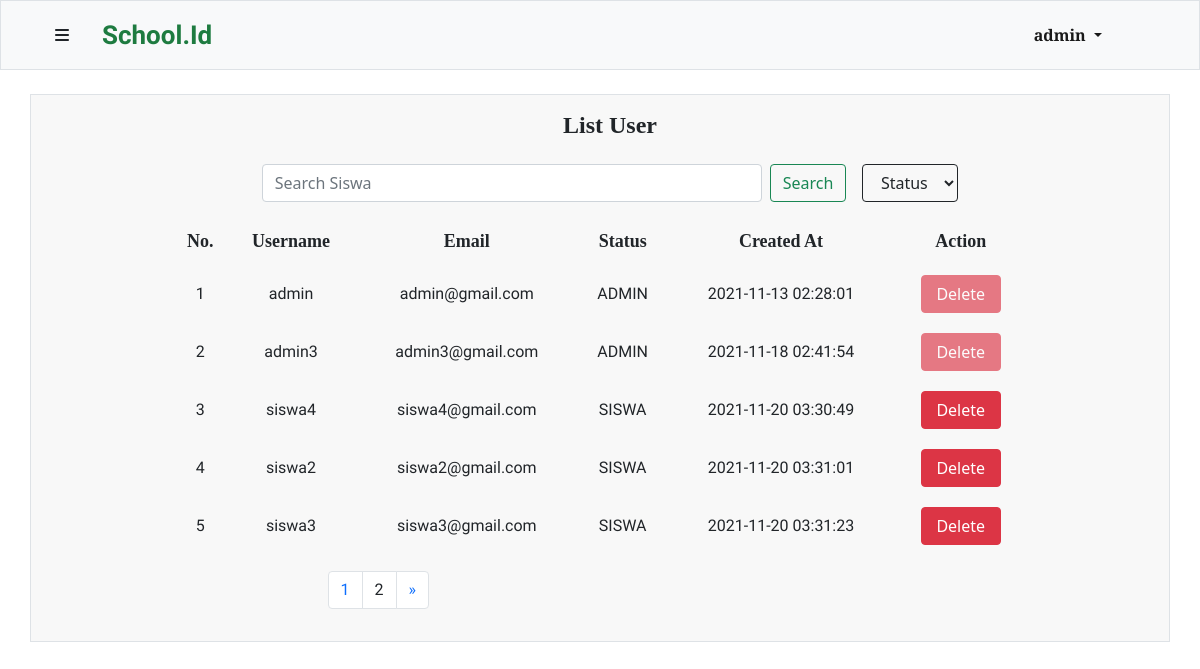
The page /php/user.php (signed in) on the database as committed earlier.
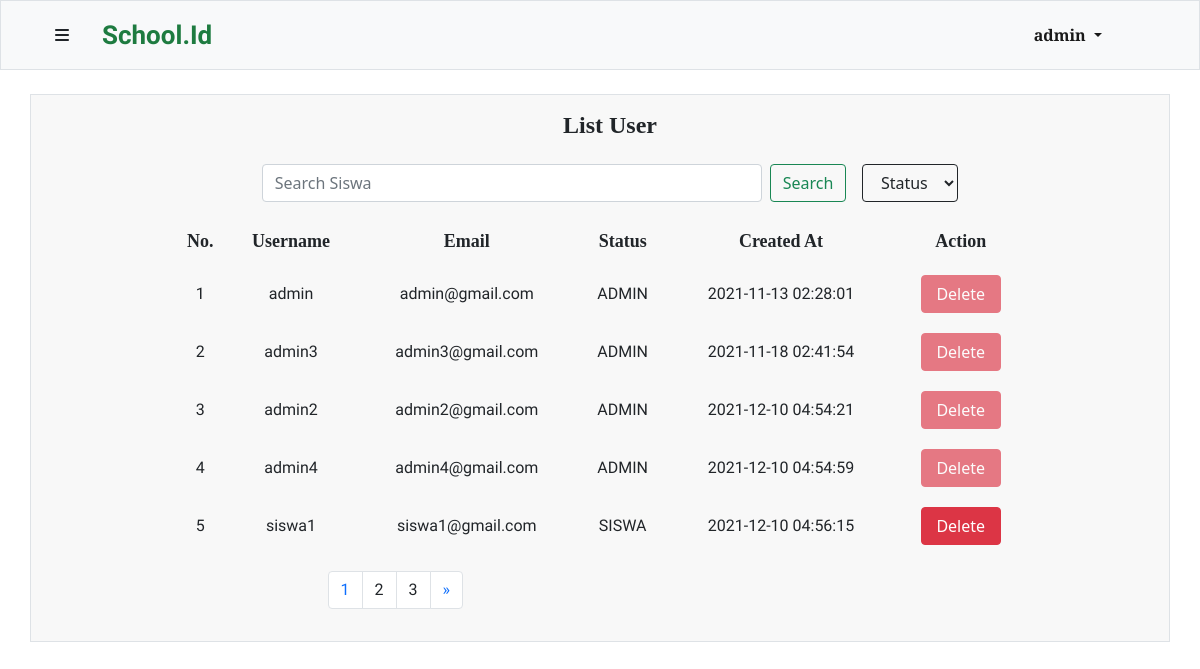
The same page on the database as committed later.
### tables this page shows
CREATE TABLE `user` (
  `id` int(10) UNSIGNED NOT NULL,
  `username` varchar(100) NOT NULL,
  `password` varchar(200) NOT NULL,
  `email` varchar(200) NOT NULL,
  `status` enum('ADMIN','GURU','SISWA') DEFAULT NULL,
  `Created_at` timestamp NOT NULL DEFAULT current_timestamp()
);

### php/function.php (called while the page is built, shortened)
<?php
$connection = mysqli_connect("localhost","root","","tubes");
function show($query) {
    global $connection;
    $box = [];
    $result = mysqli_query($connection, $query);
    while($row = mysqli_fetch_assoc($result)) {
        $box[] = $row;
    }
    return $box;
}
?>

### php/user.php (the view, shortened to what the changed rows need)
<?php
require 'function.php';
$totalData = count(show("SELECT * from user")) ;
$dataPerhalaman = 5;
$jumlahHalaman = ceil($totalData/$dataPerhalaman);
if (isset($_GET["page"])) {
    $halamanAktif = $_GET["page"];
} else {
    $halamanAktif = 1;
}
$dataAwal = ($halamanAktif * $dataPerhalaman) - $dataPerhalaman;
$user = show("SELECT * from user LIMIT $dataAwal, $dataPerhalaman");
$i = $dataAwal + 1;
?>
<!DOCTYPE html>
<html lang="en">
<head>
    <link href="https://cdn.jsdelivr.net/npm/bootstrap@5.1.3/dist/css/bootstrap.min.css" rel="stylesheet">
    <link rel="stylesheet" href="style/navbar.css">
    <link rel="stylesheet" href="style/template.css">
</head>
<body>
   <?php include 'navbar.php' ?>
    <div class="container my-4 px-4 py-3 table-data border">
        <div class="container-fluid mt-3">
          <table class="mx-auto" style="width : 80%;">
            <?php foreach($user as $usr) : ?>
              <tr class="tbody">
                <td class="table-body"><?= $i ?></td>
                <td class="table-body"><?= $usr["username"] ?></td>
                <td class="table-body"><?= $usr["email"] ?></td>
                <td class="table-body"><?= $usr["status"] ?></td>
                <td class="table-body"><?= $usr["Created_at"] ?></td>
                  <?php if(isset($_SESSION["admin"])) : ?>
                    <td>
                    <?php if($usr["status"] === 'ADMIN') : ?>
                      <button type="button" class="btn btn-danger disabled" data-bs-toggle="modal" data-bs-target="#delete">
                      Delete
                    </button>
                    <?php else : ?>
                      <button type="button" class="btn btn-danger" data-bs-toggle="modal" data-bs-target="#delete<?=$usr["id"]?>">
                      Delete
                      </button>
                    <?php endif ; ?>
                  </td>
                  <?php endif ; ?>
              </tr>
          <?php $i++ ?>
          <?php endforeach ; ?>
          </table>
        </div>
        <?php include 'pagination.php' ?>
    </div>
</body>
</html>

### php/navbar.php (shortened to what the changed rows need)
<?php
$connection = mysqli_connect("localhost","root","","tubes");
$id = $_SESSION["userID"];
if(isset($_SESSION["admin"])) {
    $admin = mysqli_query($connection, "SELECT username FROM user WHERE id = $id");
    $data = mysqli_fetch_assoc($admin);
}
?>
    <nav class="navbar navbar-expand-lg navbar-light bg-light container-fluid border sticky-top">
        <div class="container navbar-head">
          <div class="login-register collapse navbar-collapse" id="navbarSupportedContent">
            <ul class="navbar-nav me-auto mb-2 mb-lg-0">
              <li class="nav-item dropdown">
                <a class="nav-link dropdown-toggle active me-5" href="" id="navbarDropdown" role="button" data-bs-toggle="dropdown" aria-expanded="false">
                    <?php if(isset($_SESSION["admin"])) : ?>
                         <?=$data["username"] ; ?>
                    <?php elseif($_SESSION["member"] === "siswa") :?>
                        <?=$data["nama_siswa"] ; ?>
                    <?php else :?>
                        <?=$data["nama_guru"] ; ?>
                    <?php endif ; ?>
                </a>
              </li>
            </ul>
          </div>
        </div>
    </nav>

### php/pagination.php (shortened to what the changed rows need)
<div class="my-3">
    <nav aria-label="Page navigation example" class="mx-auto new-pagination">
    <ul class="pagination">
        <?php for($j=1; $j <= $jumlahHalaman; $j++) : ?>
        <?php if($j == $halamanAktif) : ?>
                  <li class="page-item"><a class="page-link" href="?page=<?=$j?>"><?=$j?></a></li>
        <?php else : ?>
                  <li class="page-item"><a class="page-link text-dark" href="?page=<?=$j?>"><?=$j?></a></li>
        <?php endif ; ?>
        <?php endfor ; ?>
    </ul>
    </nav>
</div>

Rows that differ between the two databases and show on the page:
removed user: username "siswa4", email "siswa4@gmail.com", status "SISWA", Created_at "2021-11-20 03:30:49"
removed user: username "siswa2", email "siswa2@gmail.com", status "SISWA", Created_at "2021-11-20 03:31:01"
removed user: username "siswa3", email "siswa3@gmail.com", status "SISWA", Created_at "2021-11-20 03:31:23"
added user: username "admin2", email "admin2@gmail.com", status "ADMIN", Created_at "2021-12-10 04:54:21", shows "Delete"
added user: username "admin4", email "admin4@gmail.com", status "ADMIN", Created_at "2021-12-10 04:54:59", shows "Delete"
added user: username "siswa1", email "siswa1@gmail.com", status "SISWA", Created_at "2021-12-10 04:56:15"
Other text that changed with them:
new list line: "3"
